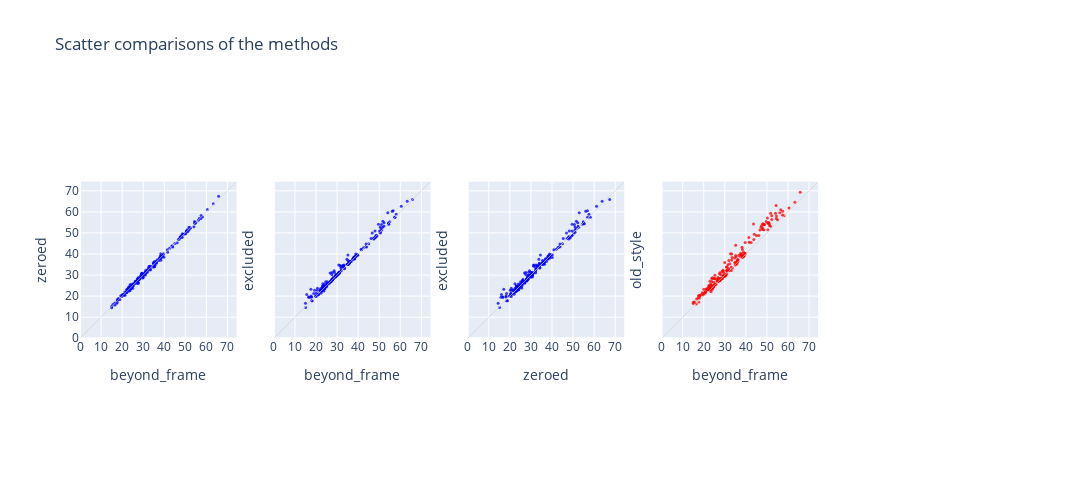

Notebook source saved alongside this figure:
### Code cell
# Scatter plots comparing these

fig = make_subplots(
    rows=1,
    cols=len(dfs)+1,
    horizontal_spacing=0.04,
    shared_yaxes=True,
    shared_xaxes=True,
)

opacity = 0.75
marker_size = 3
marker_color = 'blue'

fig.add_trace(
    go.Scatter(
        x=dfs[1][rr_reference],
        y=dfs[0][rr_reference],
        mode="markers",
        marker={"opacity":opacity, "color":marker_color, "size":marker_size},
    ),
    row=1,
    col=1
)
fig.add_trace(
    go.Scatter(
        x=dfs[1][rr_reference],
        y=dfs[2][rr_reference],
        mode="markers",
        marker={"opacity":opacity, "color":marker_color, "size":marker_size},
    ),
    row=1,
    col=2
)
fig.add_trace(
    go.Scatter(
        x=dfs[0][rr_reference],
        y=dfs[2][rr_reference],
        mode="markers",
        marker={"opacity":opacity, "color":marker_color, "size":marker_size},
    ),
    row=1,
    col=3
)
fig.add_trace(
    go.Scatter(
        x=dfs[1][rr_reference],
        y=dfs[3][rr_reference],
        mode="markers",
        marker={"opacity":opacity, "color":"red", "size":marker_size},
    ),
    row=1,
    col=4
)

# Line of equality
all_data = list()
for i in range(0,len(dfs)):
    all_data.append(dfs[i][rr_reference])
max_all_data = np.max(all_data) + 5
for colnum in range(1,len(dfs)+1):
    fig.add_trace(
        go.Scatter(
            x=[0,max_all_data],
            y=[0,max_all_data],
            mode="lines",
            line={'color':'lightgray', 'width':.7}
        ),
        row=1,
        col=colnum
    )

fig.update_layout(
    width=1600,
    height=500
)
fig.update_layout(
    title='Scatter comparisons of the methods',
    yaxis1_title=edge_options[0],
    yaxis2_title=edge_options[2],
    yaxis3_title=edge_options[2],
    yaxis4_title=edge_options[3],

    xaxis1_title=edge_options[1],
    xaxis2_title=edge_options[1],
    xaxis3_title=edge_options[0],
    xaxis4_title=edge_options[1],

    yaxis1 = dict(
        range=[0,max_all_data],
        constrain='domain',
        dtick=10
    ),
    yaxis2 = dict(
        range=[0,max_all_data],
        constrain='domain',
        dtick=10
    ),
    yaxis3 = dict(
        range=[0,max_all_data],
        constrain='domain',
        dtick=10
    ),
    yaxis4 = dict(
        range=[0,max_all_data],
        constrain='domain',
        dtick=10
    ),

    xaxis1 = dict(
        range=[0,max_all_data],
        scaleanchor = 'y1',    # Configure axes to have equal scale
        scaleratio = 1,
        constrain = 'domain',
        dtick=10
    ),
    xaxis2 = dict(
        range=[0,max_all_data],
        scaleanchor = 'y2',    # Configure axes to have equal scale
        scaleratio = 1,
        constrain = 'domain',
        dtick=10        
    ),
    xaxis3 = dict(
        range=[0,max_all_data],
        scaleanchor = 'y3',    # Configure axes to have equal scale
        scaleratio = 1,
        constrain = 'domain',
        dtick=10        
    ),
    xaxis4 = dict(
        range=[0,max_all_data],
        scaleanchor = 'y4',    # Configure axes to have equal scale
        scaleratio = 1,
        constrain = 'domain',
        dtick=10        
    ),
    showlegend=False,
)

fig.show()

### Figure 1 — Plotly figure (JSON) as saved in the notebook; plotly's stock layout.template omitted (floating-point values rounded to 4 significant figures; data arrays with more than 128 entries replaced by an {"elided": "..."} marker saying what was removed)
{"data": [{"marker": {"color": "blue", "opacity": 0.75, "size": 3}, "mode": "markers", "type": "scatter", "x": {"elided": "224 float values"}, "xaxis": "x", "y": {"elided": "224 float values"}, "yaxis": "y"}, {"marker": {"color": "blue", "opacity": 0.75, "size": 3}, "mode": "markers", "type": "scatter", "x": {"elided": "224 float values"}, "xaxis": "x2", "y": {"elided": "224 float values"}, "yaxis": "y2"}, {"marker": {"color": "blue", "opacity": 0.75, "size": 3}, "mode": "markers", "type": "scatter", "x": {"elided": "224 float values"}, "xaxis": "x3", "y": {"elided": "224 float values"}, "yaxis": "y3"}, {"marker": {"color": "red", "opacity": 0.75, "size": 3}, "mode": "markers", "type": "scatter", "x": {"elided": "224 float values"}, "xaxis": "x4", "y": {"elided": "224 float values"}, "yaxis": "y4"}, {"line": {"color": "lightgray", "width": 0.7}, "mode": "lines", "type": "scatter", "x": [0, 74.31], "xaxis": "x", "y": [0, 74.31], "yaxis": "y"}, {"line": {"color": "lightgray", "width": 0.7}, "mode": "lines", "type": "scatter", "x": [0, 74.31], "xaxis": "x2", "y": [0, 74.31], "yaxis": "y2"}, {"line": {"color": "lightgray", "width": 0.7}, "mode": "lines", "type": "scatter", "x": [0, 74.31], "xaxis": "x3", "y": [0, 74.31], "yaxis": "y3"}, {"line": {"color": "lightgray", "width": 0.7}, "mode": "lines", "type": "scatter", "x": [0, 74.31], "xaxis": "x4", "y": [0, 74.31], "yaxis": "y4"}], "layout": {"height": 500, "showlegend": false, "title": {"text": "Scatter comparisons of the methods"}, "width": 1600, "xaxis": {"anchor": "y", "constrain": "domain", "domain": [0, 0.168], "dtick": 10, "range": [0, 74.31], "scaleanchor": "y", "scaleratio": 1, "title": {"text": "beyond_frame"}}, "xaxis2": {"anchor": "y2", "constrain": "domain", "domain": [0.208, 0.376], "dtick": 10, "range": [0, 74.31], "scaleanchor": "y2", "scaleratio": 1, "title": {"text": "beyond_frame"}}, "xaxis3": {"anchor": "y3", "constrain": "domain", "domain": [0.416, 0.584], "dtick": 10, "range": [0, 74.31], "scaleanchor": "y3", "scaleratio": 1, "title": {"text": "zeroed"}}, "xaxis4": {"anchor": "y4", "constrain": "domain", "domain": [0.624, 0.792], "dtick": 10, "range": [0, 74.31], "scaleanchor": "y4", "scaleratio": 1, "title": {"text": "beyond_frame"}}, "xaxis5": {"anchor": "y5", "domain": [0.832, 1]}, "yaxis": {"anchor": "x", "constrain": "domain", "domain": [0, 1], "dtick": 10, "range": [0, 74.31], "title": {"text": "zeroed"}}, "yaxis2": {"anchor": "x2", "constrain": "domain", "domain": [0, 1], "dtick": 10, "matches": "y", "range": [0, 74.31], "showticklabels": false, "title": {"text": "excluded"}}, "yaxis3": {"anchor": "x3", "constrain": "domain", "domain": [0, 1], "dtick": 10, "matches": "y", "range": [0, 74.31], "showticklabels": false, "title": {"text": "excluded"}}, "yaxis4": {"anchor": "x4", "constrain": "domain", "domain": [0, 1], "dtick": 10, "matches": "y", "range": [0, 74.31], "showticklabels": false, "title": {"text": "old_style"}}, "yaxis5": {"anchor": "x5", "domain": [0, 1], "matches": "y", "showticklabels": false}}}
